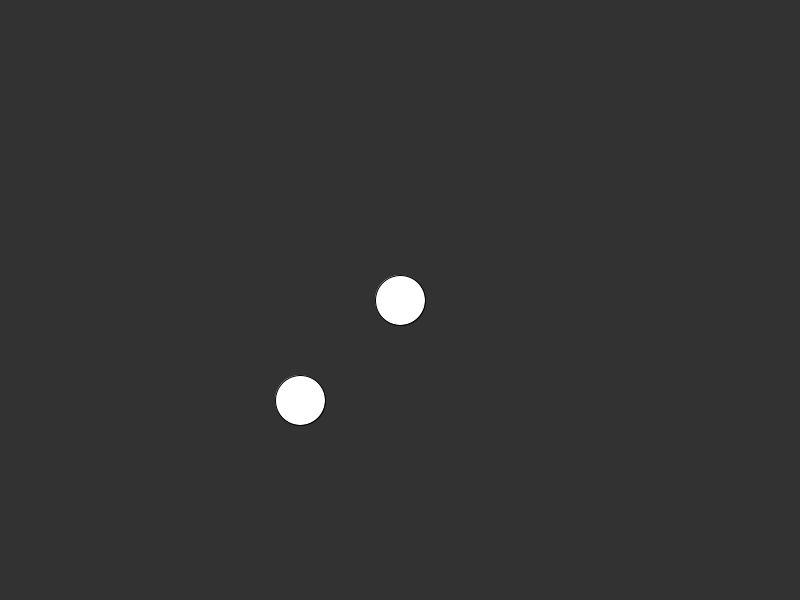
Frame 1 (no input)
Frame 60 (the mouse pressed at the canvas centre just before this capture): identical to frame 1, image omitted
Frame 120 (the mouse held since frame 60 and released just before this capture): identical to frame 1, image omitted

The Processing sketch that drew this single still picture (run headless with seeded random() and noise(); from frame 60 on, the mouse is pressed at the canvas centre):

// Processing sketch: twoBallsKeyPressed
// ── twoBallsKeyPressed.pde
float x = 400;
float y = 300;
float x2 = 300;
float y2 = 400;
float speed = 1.5;
import java.util.HashSet;
HashSet<Integer> keysDown = new HashSet<Integer>();

void setup() {
  //fullScreen();
  size(800, 600);
}

void draw() {
  background(50);
  circle(x, y, 50);
  circle(x2, y2, 50);
  customPress();
}

void customPress() {
  if (keysDown.contains(16)) { //shift
    speed = 6.27;
  } else {
    speed = 1.5;
  }
  for (Integer k : keysDown) {
    if (k == 87) { //w
      y -= speed;
    }
    if (k == 68) { //d
      x += speed;
    }
    if (k == int('S')) {
      y += speed;
    }
    if (k == int('A')) {
      x -= speed;
    }
    if (k == 38) { //W
      y2 -= speed;
    }
    if (k == 39) { //D
      x2 +=speed;
    }
    if (k == 40) { //S
      y2 +=speed;
    }
    if (k == 37) { //A
      x2 -=speed;
    }
  }
}
  void keyPressed(KeyEvent e) {
    println(e.getKeyCode());
    keysDown.add(e.getKeyCode());
  }

  void keyReleased(KeyEvent e) {
    keysDown.remove(e.getKeyCode());
  }

  boolean keyDown(int kcode) {
    return keysDown.contains(kcode);
  }
